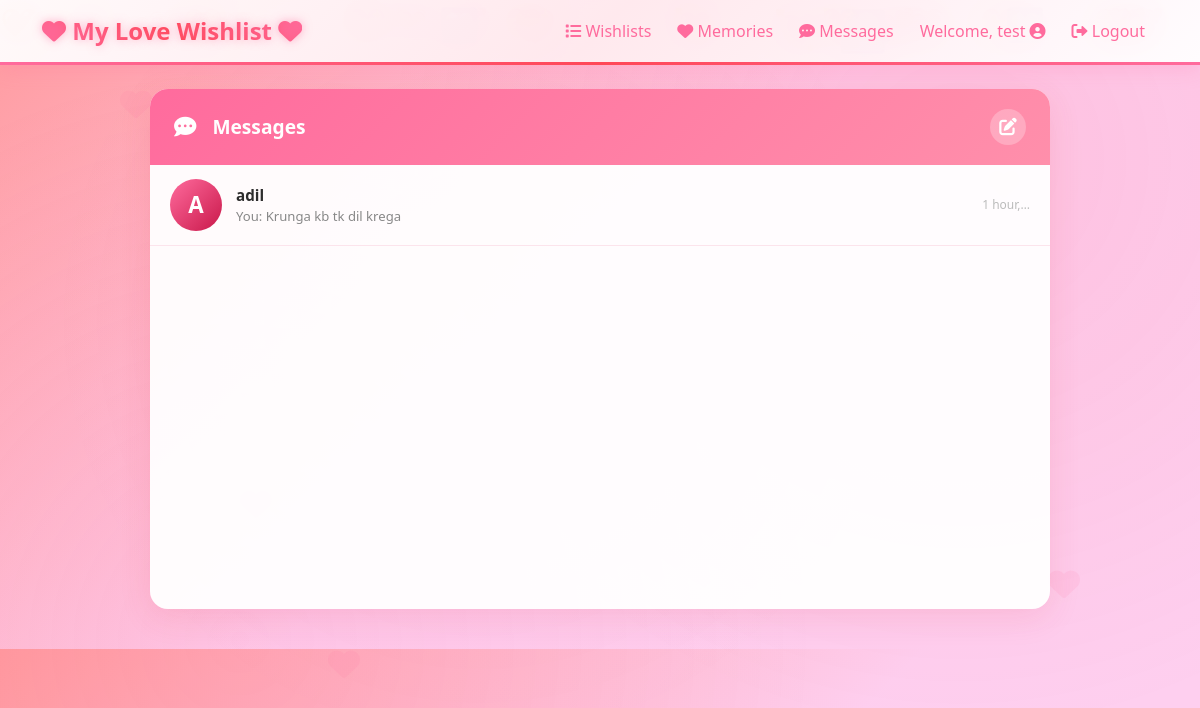
Page /chat/ (signed in) on the committed database.
### chat/models.py (models this page shows, shortened)
class Room(models.Model):
    participants = models.ManyToManyField(User, related_name='chat_rooms')
    created_at = models.DateTimeField(auto_now_add=True)
    def get_other_user(self, user):
        return self.participants.exclude(id=user.id).first()
    def last_message(self):
        return self.messages.order_by('-timestamp').first()
    def unread_count(self, user):
        return self.messages.filter(is_read=False).exclude(sender=user).count()

class Message(models.Model):
    room = models.ForeignKey(Room, on_delete=models.CASCADE, related_name='messages')
    sender = models.ForeignKey(User, on_delete=models.CASCADE, related_name='sent_messages')
    content = models.TextField(blank=True)
    image = models.ImageField(upload_to='chat_images/', blank=True, null=True)
    timestamp = models.DateTimeField(auto_now_add=True)
    is_read = models.BooleanField(default=False)
    class Meta:
        ordering = ['timestamp']

### chat/views.py (the view)
# urls.py: path('', views.inbox, name='chat_inbox'),
@login_required
def inbox(request):
    rooms = request.user.chat_rooms.prefetch_related('participants', 'messages').all()
    conversations = []
    for room in rooms:
        other = room.get_other_user(request.user)
        last = room.last_message()
        unread = room.unread_count(request.user)
        conversations.append({
            'room': room,
            'other_user': other,
            'last_message': last,
            'unread_count': unread,
        })
    conversations.sort(
        key=lambda c: c['last_message'].timestamp if c['last_message'] else c['room'].created_at,
        reverse=True
    )
    other_users = User.objects.exclude(id=request.user.id).order_by('username')
    return render(request, 'chat/inbox.html', {
        'conversations': conversations,
        'other_users': other_users,
    })

### chat/templates/chat/inbox.html (shortened to what this page needs)
{% extends 'wishlistapp/base.html' %}
{% load static %}
{% block content %}
<div class="chat-container">
  <div class="inbox-card">
    <div class="inbox-header">
      <div class="d-flex align-items-center gap-3">
        <i class="fas fa-comment-dots" style="font-size:1.4rem;"></i>
        <h5>Messages</h5>
      </div>
      <button class="new-chat-btn" data-bs-toggle="modal" data-bs-target="#newChatModal" title="New Message">
        <i class="fas fa-edit"></i>
      </button>
    </div>
    {% if conversations %}
      {% for c in conversations %}
        <a href="{% url 'chat_room' c.room.id %}" class="convo-item">
          <div class="convo-avatar">
            {{ c.other_user.username|first|upper }}
          </div>
          <div class="convo-info">
            <div class="convo-name">{{ c.other_user.username }}</div>
            {% if c.last_message %}
              <div class="convo-preview {% if c.unread_count %}unread{% endif %}">
                {% if c.last_message.sender == request.user %}You: {% endif %}
                {% if c.last_message.image %}📷 Photo{% else %}{{ c.last_message.content|truncatechars:40 }}{% endif %}
              </div>
            {% else %}
              <div class="convo-preview">No messages yet</div>
            {% endif %}
          </div>
          {% if c.last_message %}
            <div class="convo-time">{{ c.last_message.timestamp|timesince|cut:" ago"|truncatechars:8 }}</div>
          {% endif %}
        </a>
      {% endfor %}
    {% endif %}
  </div>
</div>
{% endblock %}

### wishlistapp/templates/wishlistapp/base.html (shortened to what this page needs)
<!DOCTYPE html>
{% load static %}
<html lang="en">
<head>
    <link href="https://cdn.jsdelivr.net/npm/bootstrap@5.1.3/dist/css/bootstrap.min.css" rel="stylesheet">
    <link href="https://cdnjs.cloudflare.com/ajax/libs/font-awesome/6.0.0/css/all.min.css" rel="stylesheet">
    <link rel="stylesheet" href="{% static 'css/styles.css' %}">
</head>
<body>
    <div class="heart-bg"><i class="fas fa-heart"></i></div>
    <div class="heart-bg"></div>
    <div class="heart-bg"></div>
    <div class="heart-bg"><i class="fas fa-heart"></i></div>
    <div class="heart-bg"></div>
    <div class="heart-bg"><i class="fas fa-heart"></i></div>
    <div class="falling-heart">❤️</div>
    <div class="falling-heart">💖</div>
    <div class="falling-heart">💕</div>
    <div class="falling-heart">💓</div>
    <div class="falling-heart">💗</div>
    <div class="falling-heart">💘</div>
    <div class="falling-heart">💝</div>
    <div class="falling-heart">💞</div>
    <div class="falling-heart">💟</div>
    <div class="falling-heart">💖</div>
    <div class="falling-heart">💕</div>
    <div class="falling-heart">💓</div>
    <div class="falling-heart">💗</div>
    <div class="falling-heart">💘</div>
    <div class="falling-heart">💝</div>
    <div class="falling-heart">💞</div>
    <div class="falling-heart">💟</div>
    <div class="falling-heart">❤️</div>
    <div class="falling-heart">💖</div>
    <div class="falling-heart">💕</div>
    <div class="falling-heart">💓</div>
    <div class="falling-heart">💗</div>
    <div class="falling-heart">💘</div>
    <div class="falling-heart">💝</div>
    <div class="falling-heart">💞</div>
    <div class="falling-heart">💟</div>
    <nav class="navbar navbar-expand-lg navbar-light">
        <div class="container">
            <a class="navbar-brand" href="{% url 'wishlist_list' %}">
                <i class="fas fa-heart heart"></i> My Love Wishlist <i class="fas fa-heart heart"></i>
            </a>
            <div class="collapse navbar-collapse" id="navbarNav">
                <ul class="navbar-nav ms-auto">
                    <li class="nav-item">
                        <a class="nav-link" href="{% url 'wishlist_list' %}">
                            <i class="fas fa-list"></i> Wishlists
                        </a>
                    </li>
                    <li class="nav-item">
                        <a class="nav-link" href="{% url 'memory_list' %}">
                            <i class="fas fa-heart"></i> Memories
                        </a>
                    </li>
                    {% if user.is_authenticated %}
                    <li class="nav-item">
                        <a class="nav-link position-relative" href="{% url 'chat_inbox' %}">
                            <i class="fas fa-comment-dots"></i> Messages
                        </a>
                    </li>
                    {% endif %}
                    {% if user.is_authenticated %}
                        <li class="nav-item">
                            <span class="nav-link">Welcome, {{ user.username }} <i class="fas fa-user-circle"></i>
                                {% if user.is_superuser %}<span class="badge bg-danger ms-1">Admin</span>{% endif %}</span>
                        </li>
                        <li class="nav-item">
                            <a class="nav-link" href="{% url 'logout' %}">
                                <i class="fas fa-sign-out-alt"></i> Logout
                            </a>
                        </li>
                    {% endif %}
                </ul>
            </div>
        </div>
    </nav>
    <div class="container mt-4">
        {% block content %}{% endblock %}
    </div>
    <footer class="footer"></footer>
</html>

### static/css/styles.css (style rules this page uses)
body { background: linear-gradient(135deg, #ff9a9e 0%, #fecfef 50%, #fecfef 100%); font-family: 'Segoe UI', Tahoma, Geneva, Verdana, sans-serif; position: relative; overflow-x: hidden; }
body::before { content: ''; position: fixed; top: 0; left: 0; width: 100%; height: 100%; background-image: radial-gradient(circle at 20% 80%, rgba(255, 107, 157, 0.1) 0%, transparent 50%), radial-gradient(circle at 80% 20%, rgba(255, 71, 87, 0.1) 0%, transparent 50%), radial-gradient(circle at 40% 40%, rgba(255, 107, 157, 0.05) 0%, transparent 50%); pointer-events: none; z-index: -1; }
.heart-bg { position: fixed; font-size: 2rem; color: rgba(255, 107, 157, 0.1); pointer-events: none; z-index: -1; animation: float 6s ease-in-out infinite; }
.heart-bg:nth-child(1) { top: 10%; left: 10%; animation-delay: 0s; }
.heart-bg:nth-child(2) { top: 20%; right: 15%; animation-delay: 1s; }
.heart-bg:nth-child(3) { top: 60%; left: 20%; animation-delay: 2s; }
.heart-bg:nth-child(4) { top: 70%; right: 10%; animation-delay: 3s; }
.heart-bg:nth-child(5) { top: 40%; left: 70%; animation-delay: 4s; }
.heart-bg:nth-child(6) { top: 80%; right: 70%; animation-delay: 5s; }
.falling-heart { position: fixed; font-size: 2rem; color: #ff4757; pointer-events: none; z-index: -2; animation: fall 10s linear infinite; opacity: 0.7; }
.falling-heart:nth-child(10) { font-size: 1.7rem; animation: fall 10s linear infinite, pulse 2s ease-in-out infinite; }
.falling-heart:nth-child(15) { font-size: 2.5rem; animation: fall 10s linear infinite, pulse 2s ease-in-out infinite; }
.falling-heart:nth-child(20) { font-size: 2.4rem; animation: fall 10s linear infinite, pulse 2s ease-in-out infinite; }
.falling-heart:nth-child(25) { font-size: 2.1rem; animation: fall 10s linear infinite, pulse 2s ease-in-out infinite; }
.falling-heart:nth-child(30) { font-size: 1.8rem; animation: fall 10s linear infinite, pulse 2s ease-in-out infinite; }
.navbar { background: linear-gradient(135deg, rgba(255, 255, 255, 0.95) 0%, rgba(255, 235, 239, 0.95) 50%, rgba(255, 255, 255, 0.95) 100%); backdrop-filter: blur(15px); border-bottom: 3px solid transparent; border-image: linear-gradient(90deg, #ff6b9d, #ff4757, #ff6b9d) 1; box-shadow: 0 4px 20px rgba(255, 107, 157, 0.2); animation: navbarGlow 3s ease-in-out infinite alternate; }
.navbar-brand { color: #ff6b9d !important; font-weight: bold; font-size: 1.5rem; text-shadow: 0 0 10px rgba(255, 107, 157, 0.5); animation: brandPulse 2s ease-in-out infinite; background: linear-gradient(45deg, #ff6b9d, #ff4757, #ff6b9d); -webkit-background-clip: text; -webkit-text-fill-color: transparent; background-clip: text; }
.navbar-nav .nav-link { color: #ff6b9d !important; font-weight: 500; transition: all 0.3s ease; position: relative; border-radius: 20px; padding: 8px 15px; margin: 0 5px; }
.navbar-nav .nav-link::after { content: ''; position: absolute; bottom: -5px; left: 50%; width: 0; height: 2px; background: linear-gradient(90deg, #ff6b9d, #ff4757); transition: all 0.3s ease; transform: translateX(-50%); }
.heart { color: #ff4757; }
.footer { text-align: center; padding: 20px; color: #666; }

### rows in the picture
Room: other_user.username|first "A", other_user.username "adil", last_message.content "Krunga kb tk dil krega", last_message.timestamp "1 hour,…"

### other values in the picture
{{ user.username }} "test"
